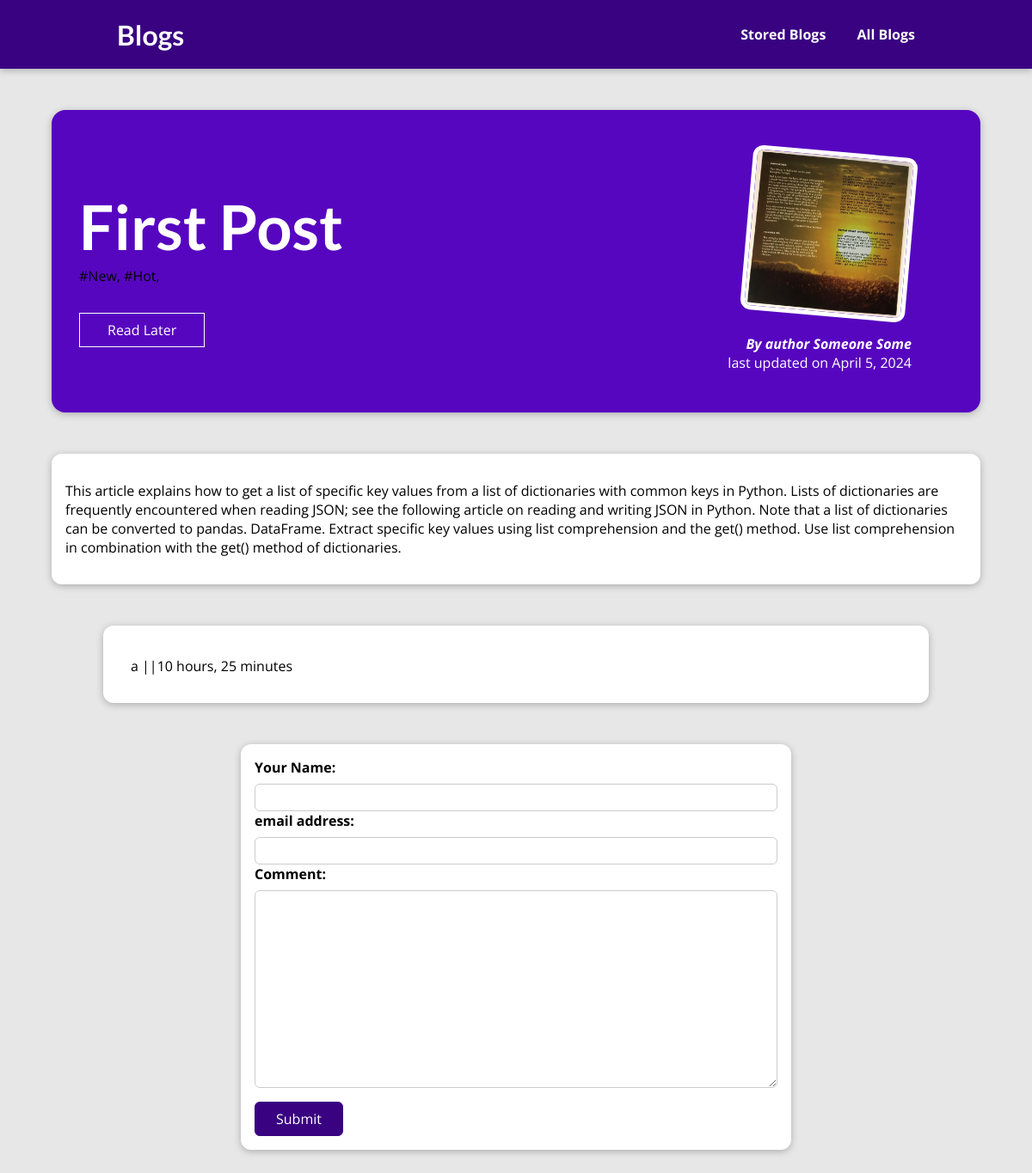
The app's page /posts/first-post, older data.
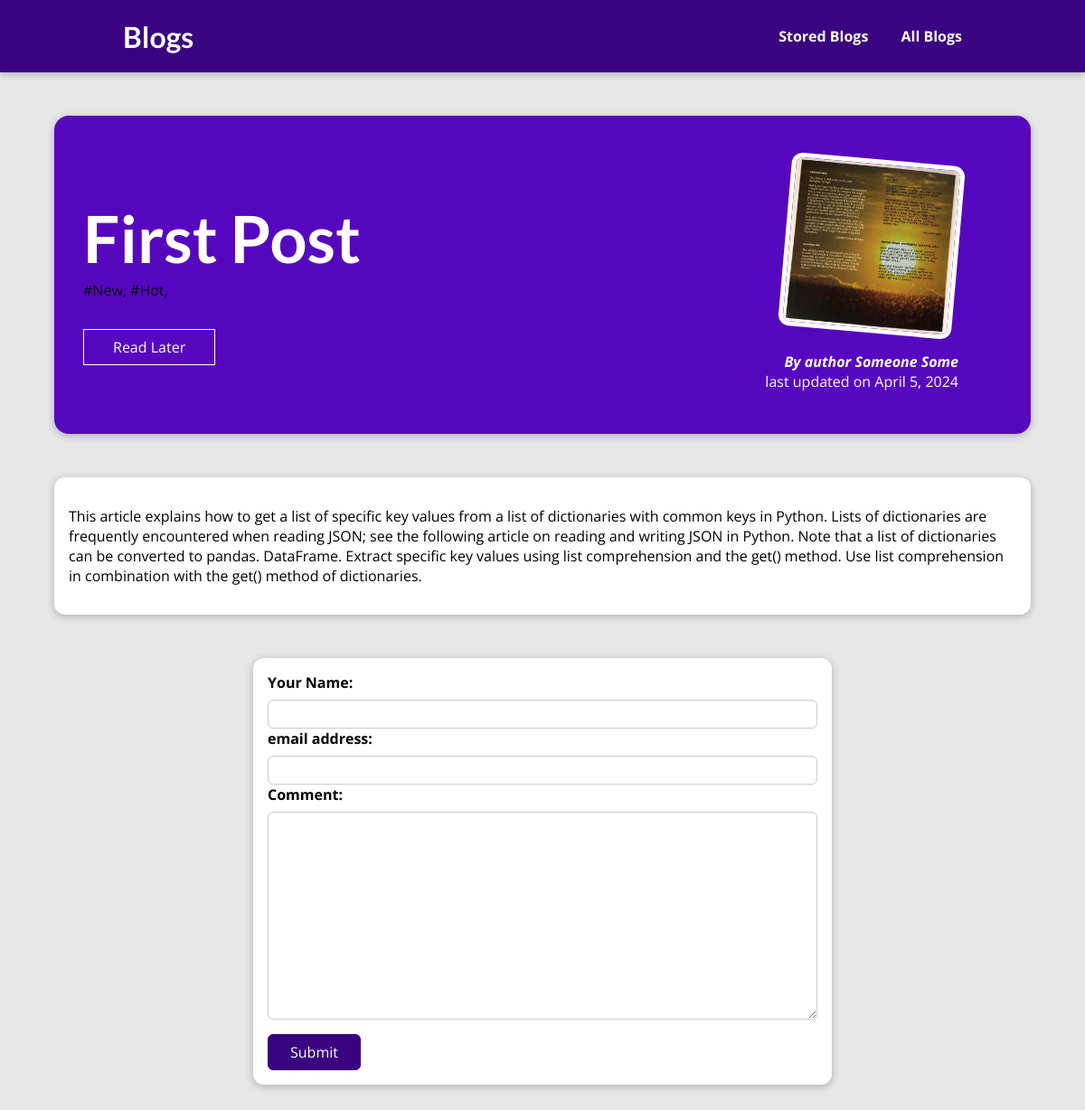
The same page, newer data.
### blog/models.py (models this page shows)
class Tag(models.Model):
    caption = models.CharField(max_length=30)
    def __str__(self):
        return f"{self.caption}"

class Comment(models.Model):
    username=models.CharField(max_length=100,default="")
    email=models.EmailField(default="")
    comment = models.TextField(max_length=300)
    date=models.DateField(auto_now=True)
    post=models.ForeignKey(Post,on_delete=models.CASCADE)
    def __str__(self):
        return f"{self.comment}"

### blog/views.py (the view)
# urls.py: path("posts/<slug:slug>", views.post_detail, name="post_detail"),
def post_detail(request, slug):
    if request.method=="POST":
        form=CommentForm(request.POST)
        post=Post.objects.get(slug=slug)
        if form.is_valid():
            f=form.save(commit=False)
            f.post=post
            f.save()
        return HttpResponseRedirect(f"/posts/{slug}")
    else:
        form=CommentForm()
        post = get_object_or_404(Post, slug=slug)
        tags= post.tags.all()
        comments=Comment.objects.filter(post__slug=slug).order_by("-date")
        context={"post":post,"tags":tags,"comments":comments,"form":form}
        return render(request, "blog/post_detail.html", context)

### blog/forms.py
class CommentForm(forms.ModelForm):
    class Meta:
        model=Comment
        exclude=['date','post']
        labels={"username":"Your Name","email":"email address"}

### blog/models.py (called while the page is built)
    def __str__(self):
        return f"{self.first_name} {self.last_name}"

### blog/templates/blog/post_detail.html (shortened to what this page needs)
{% extends "layout.html" %}
{% load static %}
    {% block css %}
      <link rel="stylesheet" href="{% static "blog/post_detail.css" %}"/>
      <link rel="stylesheet" href="{% static "blog/post.css" %}"/>
    {% endblock css %}
{% block content %}
    <section id="summary">
    <h2>{{post.title|title}}</h2>
    {% for tag in tags %}
        <span>#{{tag|title}},</span>
    {% endfor %}
    <div id="read-later">
    <form action="{% url "favorite_post" %}" method="POST">
        <button>Read Later</button>
    </form>
    </div>
    <article>
        <img src="{{post.image.url}}" alt="{{post.title}}">
        <address>By author <a href="mailto:{{post.author.email}}"> {{post.author|title}} </a></address>
        <div>last updated on {{post.date}} <time></time> </div>
    </article>
 </section>
 <main>
    <p>{{post.content|linebreaks}} </p>
 </main>
 {% if comments|length > 0 %}
  <section id="comments">
    <ul>
        {% for comment in comments %}
            <p>{{comment}} ||{{comment.date|timesince}} </p>
         {% endfor %}
    </ul>
  </section>
  {% endif %}
  <section id="comment-form">
    <form action="{{"/posts/"|add:post.slug}}" method="post">
        <div class="form-control">
        {% for field in form %}
        {{field.label_tag}}
        {{field}}
        {% endfor %}
        </div>
        <button>Submit</button>
    </form>
 </section>
{% endblock content %}

Row changes from the older to the newer data that the page shows:
no longer on this page (row edited): Comment: comment "a", date "10 hours, 25 minutes"
